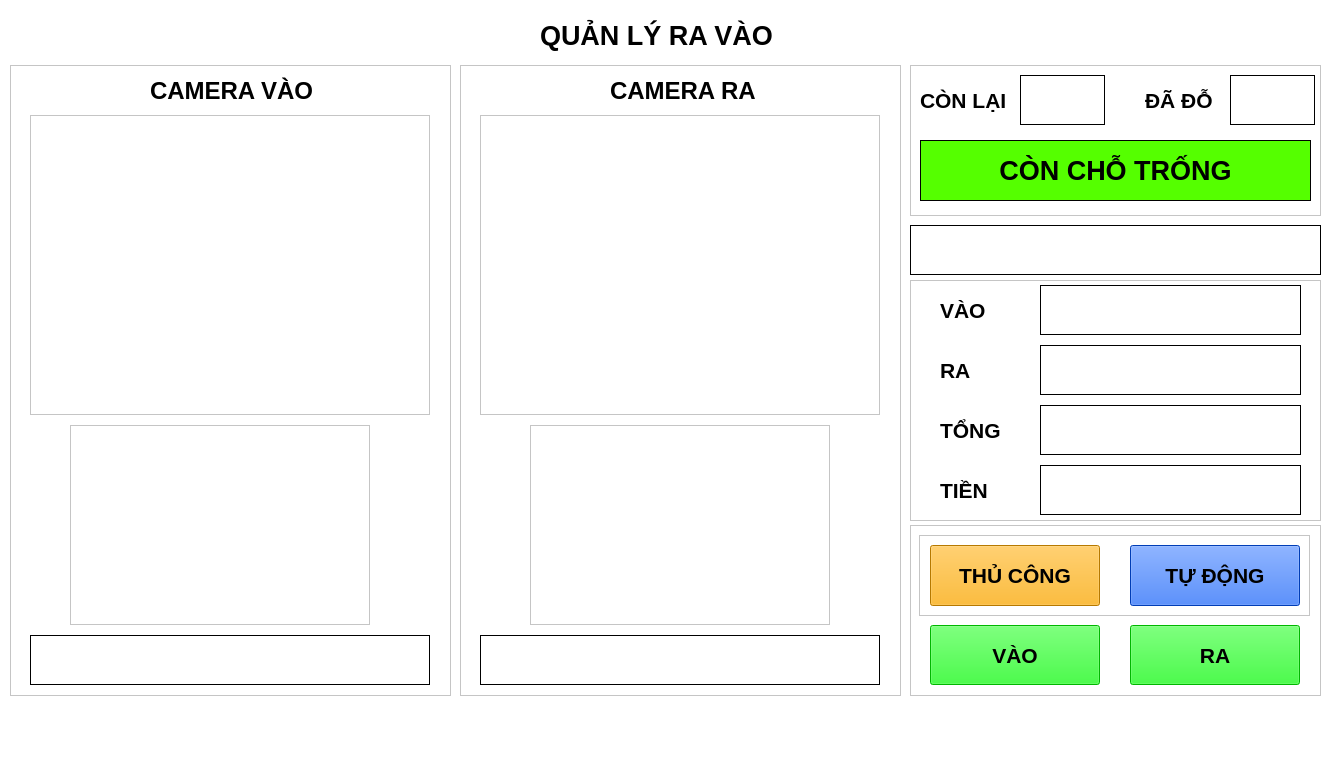
<?xml version="1.0" encoding="UTF-8"?>
<ui version="4.0">
 <class>MainWindow</class>
 <widget class="QMainWindow" name="MainWindow">
  <property name="windowModality">
   <enum>Qt::NonModal</enum>
  </property>
  <property name="geometry">
   <rect>
    <x>0</x>
    <y>0</y>
    <width>1327</width>
    <height>763</height>
   </rect>
  </property>
  <property name="minimumSize">
   <size>
    <width>0</width>
    <height>763</height>
   </size>
  </property>
  <property name="maximumSize">
   <size>
    <width>16777215</width>
    <height>763</height>
   </size>
  </property>
  <property name="font">
   <font>
    <family>Arial</family>
    <pointsize>14</pointsize>
   </font>
  </property>
  <property name="mouseTracking">
   <bool>false</bool>
  </property>
  <property name="contextMenuPolicy">
   <enum>Qt::DefaultContextMenu</enum>
  </property>
  <property name="windowTitle">
   <string>MainWindow</string>
  </property>
  <property name="windowOpacity">
   <double>1.000000000000000</double>
  </property>
  <property name="autoFillBackground">
   <bool>false</bool>
  </property>
  <property name="styleSheet">
   <string notr="true">background-color: rgb(255, 255, 255);</string>
  </property>
  <widget class="QWidget" name="centralwidget">
   <widget class="QLabel" name="ht_matdo_3">
    <property name="geometry">
     <rect>
      <x>0</x>
      <y>0</y>
      <width>1321</width>
      <height>61</height>
     </rect>
    </property>
    <property name="font">
     <font>
      <family>Arial</family>
      <pointsize>22</pointsize>
      <weight>75</weight>
      <bold>true</bold>
     </font>
    </property>
    <property name="styleSheet">
     <string notr="true">background-color: #ffffff;</string>
    </property>
    <property name="frameShape">
     <enum>QFrame::NoFrame</enum>
    </property>
    <property name="text">
     <string/>
    </property>
   </widget>
   <widget class="QLabel" name="label_10">
    <property name="geometry">
     <rect>
      <x>540</x>
      <y>0</y>
      <width>241</width>
      <height>71</height>
     </rect>
    </property>
    <property name="font">
     <font>
      <family>Arial</family>
      <pointsize>20</pointsize>
      <weight>75</weight>
      <italic>false</italic>
      <bold>true</bold>
     </font>
    </property>
    <property name="styleSheet">
     <string notr="true">background-color:  #ffffff;</string>
    </property>
    <property name="text">
     <string>QUẢN LÝ RA VÀO</string>
    </property>
   </widget>
   <widget class="QLabel" name="image_chup_3">
    <property name="enabled">
     <bool>true</bool>
    </property>
    <property name="geometry">
     <rect>
      <x>910</x>
      <y>280</y>
      <width>411</width>
      <height>241</height>
     </rect>
    </property>
    <property name="font">
     <font>
      <family>Arial</family>
      <pointsize>16</pointsize>
      <weight>50</weight>
      <bold>false</bold>
     </font>
    </property>
    <property name="focusPolicy">
     <enum>Qt::NoFocus</enum>
    </property>
    <property name="contextMenuPolicy">
     <enum>Qt::DefaultContextMenu</enum>
    </property>
    <property name="layoutDirection">
     <enum>Qt::LeftToRight</enum>
    </property>
    <property name="autoFillBackground">
     <bool>false</bool>
    </property>
    <property name="frameShape">
     <enum>QFrame::StyledPanel</enum>
    </property>
    <property name="frameShadow">
     <enum>QFrame::Raised</enum>
    </property>
    <property name="lineWidth">
     <number>3</number>
    </property>
    <property name="text">
     <string/>
    </property>
    <property name="scaledContents">
     <bool>true</bool>
    </property>
    <property name="wordWrap">
     <bool>false</bool>
    </property>
   </widget>
   <widget class="QLabel" name="image_chup_5">
    <property name="enabled">
     <bool>true</bool>
    </property>
    <property name="geometry">
     <rect>
      <x>910</x>
      <y>525</y>
      <width>411</width>
      <height>171</height>
     </rect>
    </property>
    <property name="font">
     <font>
      <family>Arial</family>
      <pointsize>18</pointsize>
      <weight>50</weight>
      <bold>false</bold>
     </font>
    </property>
    <property name="focusPolicy">
     <enum>Qt::NoFocus</enum>
    </property>
    <property name="contextMenuPolicy">
     <enum>Qt::DefaultContextMenu</enum>
    </property>
    <property name="layoutDirection">
     <enum>Qt::LeftToRight</enum>
    </property>
    <property name="autoFillBackground">
     <bool>false</bool>
    </property>
    <property name="frameShape">
     <enum>QFrame::StyledPanel</enum>
    </property>
    <property name="frameShadow">
     <enum>QFrame::Raised</enum>
    </property>
    <property name="lineWidth">
     <number>3</number>
    </property>
    <property name="text">
     <string/>
    </property>
    <property name="scaledContents">
     <bool>true</bool>
    </property>
    <property name="wordWrap">
     <bool>false</bool>
    </property>
   </widget>
   <widget class="QPushButton" name="BT_VAO">
    <property name="geometry">
     <rect>
      <x>930</x>
      <y>625</y>
      <width>170</width>
      <height>60</height>
     </rect>
    </property>
    <property name="font">
     <font>
      <family>Arial</family>
      <pointsize>16</pointsize>
      <weight>75</weight>
      <bold>true</bold>
     </font>
    </property>
    <property name="layoutDirection">
     <enum>Qt::LeftToRight</enum>
    </property>
    <property name="autoFillBackground">
     <bool>false</bool>
    </property>
    <property name="styleSheet">
     <string notr="true">color: rgb(0, 0, 0);
background-color: rgb(0, 255, 0);</string>
    </property>
    <property name="text">
     <string>VÀO</string>
    </property>
   </widget>
   <widget class="QPushButton" name="BT_RA">
    <property name="geometry">
     <rect>
      <x>1130</x>
      <y>625</y>
      <width>170</width>
      <height>60</height>
     </rect>
    </property>
    <property name="font">
     <font>
      <family>Arial</family>
      <pointsize>16</pointsize>
      <weight>75</weight>
      <bold>true</bold>
     </font>
    </property>
    <property name="layoutDirection">
     <enum>Qt::LeftToRight</enum>
    </property>
    <property name="autoFillBackground">
     <bool>false</bool>
    </property>
    <property name="styleSheet">
     <string notr="true">color: rgb(0, 0, 0);
background-color: rgb(0, 255, 0);</string>
    </property>
    <property name="text">
     <string>RA</string>
    </property>
   </widget>
   <widget class="QLabel" name="lb_mode">
    <property name="enabled">
     <bool>true</bool>
    </property>
    <property name="geometry">
     <rect>
      <x>919</x>
      <y>535</y>
      <width>391</width>
      <height>81</height>
     </rect>
    </property>
    <property name="font">
     <font>
      <family>Arial</family>
      <pointsize>18</pointsize>
      <weight>50</weight>
      <bold>false</bold>
     </font>
    </property>
    <property name="focusPolicy">
     <enum>Qt::NoFocus</enum>
    </property>
    <property name="contextMenuPolicy">
     <enum>Qt::DefaultContextMenu</enum>
    </property>
    <property name="layoutDirection">
     <enum>Qt::LeftToRight</enum>
    </property>
    <property name="autoFillBackground">
     <bool>false</bool>
    </property>
    <property name="frameShape">
     <enum>QFrame::StyledPanel</enum>
    </property>
    <property name="frameShadow">
     <enum>QFrame::Raised</enum>
    </property>
    <property name="lineWidth">
     <number>3</number>
    </property>
    <property name="text">
     <string/>
    </property>
    <property name="scaledContents">
     <bool>true</bool>
    </property>
    <property name="wordWrap">
     <bool>false</bool>
    </property>
   </widget>
   <widget class="QPushButton" name="BT_AUTO">
    <property name="geometry">
     <rect>
      <x>1130</x>
      <y>545</y>
      <width>170</width>
      <height>61</height>
     </rect>
    </property>
    <property name="font">
     <font>
      <family>Arial</family>
      <pointsize>16</pointsize>
      <weight>75</weight>
      <bold>true</bold>
     </font>
    </property>
    <property name="layoutDirection">
     <enum>Qt::LeftToRight</enum>
    </property>
    <property name="autoFillBackground">
     <bool>false</bool>
    </property>
    <property name="styleSheet">
     <string notr="true">color: rgb(0, 0, 0);
background-color: rgb(0, 85, 255);</string>
    </property>
    <property name="text">
     <string>TỰ ĐỘNG</string>
    </property>
   </widget>
   <widget class="QPushButton" name="BT_MAN">
    <property name="geometry">
     <rect>
      <x>930</x>
      <y>545</y>
      <width>170</width>
      <height>61</height>
     </rect>
    </property>
    <property name="font">
     <font>
      <family>Arial</family>
      <pointsize>16</pointsize>
      <weight>75</weight>
      <bold>true</bold>
     </font>
    </property>
    <property name="layoutDirection">
     <enum>Qt::LeftToRight</enum>
    </property>
    <property name="autoFillBackground">
     <bool>false</bool>
    </property>
    <property name="styleSheet">
     <string notr="true">color: rgb(0, 0, 0);
background-color: rgb(255, 170, 0);</string>
    </property>
    <property name="text">
     <string>THỦ CÔNG</string>
    </property>
   </widget>
   <widget class="QLabel" name="image_chup_4">
    <property name="enabled">
     <bool>true</bool>
    </property>
    <property name="geometry">
     <rect>
      <x>10</x>
      <y>65</y>
      <width>441</width>
      <height>631</height>
     </rect>
    </property>
    <property name="font">
     <font>
      <family>Arial</family>
      <pointsize>18</pointsize>
      <weight>50</weight>
      <bold>false</bold>
     </font>
    </property>
    <property name="focusPolicy">
     <enum>Qt::NoFocus</enum>
    </property>
    <property name="contextMenuPolicy">
     <enum>Qt::DefaultContextMenu</enum>
    </property>
    <property name="layoutDirection">
     <enum>Qt::LeftToRight</enum>
    </property>
    <property name="autoFillBackground">
     <bool>false</bool>
    </property>
    <property name="frameShape">
     <enum>QFrame::StyledPanel</enum>
    </property>
    <property name="frameShadow">
     <enum>QFrame::Raised</enum>
    </property>
    <property name="lineWidth">
     <number>3</number>
    </property>
    <property name="text">
     <string/>
    </property>
    <property name="scaledContents">
     <bool>true</bool>
    </property>
    <property name="wordWrap">
     <bool>false</bool>
    </property>
   </widget>
   <widget class="QLabel" name="lb_vid">
    <property name="enabled">
     <bool>true</bool>
    </property>
    <property name="geometry">
     <rect>
      <x>30</x>
      <y>115</y>
      <width>400</width>
      <height>300</height>
     </rect>
    </property>
    <property name="font">
     <font>
      <family>Arial</family>
      <pointsize>18</pointsize>
      <weight>50</weight>
      <bold>false</bold>
     </font>
    </property>
    <property name="focusPolicy">
     <enum>Qt::NoFocus</enum>
    </property>
    <property name="contextMenuPolicy">
     <enum>Qt::DefaultContextMenu</enum>
    </property>
    <property name="layoutDirection">
     <enum>Qt::LeftToRight</enum>
    </property>
    <property name="autoFillBackground">
     <bool>false</bool>
    </property>
    <property name="frameShape">
     <enum>QFrame::StyledPanel</enum>
    </property>
    <property name="frameShadow">
     <enum>QFrame::Raised</enum>
    </property>
    <property name="lineWidth">
     <number>3</number>
    </property>
    <property name="text">
     <string/>
    </property>
    <property name="scaledContents">
     <bool>true</bool>
    </property>
    <property name="alignment">
     <set>Qt::AlignCenter</set>
    </property>
    <property name="wordWrap">
     <bool>false</bool>
    </property>
   </widget>
   <widget class="QLabel" name="lb_bien">
    <property name="enabled">
     <bool>true</bool>
    </property>
    <property name="geometry">
     <rect>
      <x>70</x>
      <y>425</y>
      <width>300</width>
      <height>200</height>
     </rect>
    </property>
    <property name="font">
     <font>
      <family>Arial</family>
      <pointsize>18</pointsize>
      <weight>50</weight>
      <bold>false</bold>
     </font>
    </property>
    <property name="focusPolicy">
     <enum>Qt::NoFocus</enum>
    </property>
    <property name="contextMenuPolicy">
     <enum>Qt::DefaultContextMenu</enum>
    </property>
    <property name="layoutDirection">
     <enum>Qt::LeftToRight</enum>
    </property>
    <property name="autoFillBackground">
     <bool>false</bool>
    </property>
    <property name="frameShape">
     <enum>QFrame::StyledPanel</enum>
    </property>
    <property name="frameShadow">
     <enum>QFrame::Raised</enum>
    </property>
    <property name="lineWidth">
     <number>3</number>
    </property>
    <property name="text">
     <string/>
    </property>
    <property name="scaledContents">
     <bool>true</bool>
    </property>
    <property name="alignment">
     <set>Qt::AlignCenter</set>
    </property>
    <property name="wordWrap">
     <bool>false</bool>
    </property>
   </widget>
   <widget class="QLabel" name="image_chup_7">
    <property name="enabled">
     <bool>true</bool>
    </property>
    <property name="geometry">
     <rect>
      <x>460</x>
      <y>65</y>
      <width>441</width>
      <height>631</height>
     </rect>
    </property>
    <property name="font">
     <font>
      <family>Arial</family>
      <pointsize>18</pointsize>
      <weight>50</weight>
      <bold>false</bold>
     </font>
    </property>
    <property name="focusPolicy">
     <enum>Qt::NoFocus</enum>
    </property>
    <property name="contextMenuPolicy">
     <enum>Qt::DefaultContextMenu</enum>
    </property>
    <property name="layoutDirection">
     <enum>Qt::LeftToRight</enum>
    </property>
    <property name="autoFillBackground">
     <bool>false</bool>
    </property>
    <property name="frameShape">
     <enum>QFrame::StyledPanel</enum>
    </property>
    <property name="frameShadow">
     <enum>QFrame::Raised</enum>
    </property>
    <property name="lineWidth">
     <number>3</number>
    </property>
    <property name="text">
     <string/>
    </property>
    <property name="scaledContents">
     <bool>true</bool>
    </property>
    <property name="wordWrap">
     <bool>false</bool>
    </property>
   </widget>
   <widget class="QLabel" name="lb_bien2">
    <property name="enabled">
     <bool>true</bool>
    </property>
    <property name="geometry">
     <rect>
      <x>530</x>
      <y>425</y>
      <width>300</width>
      <height>200</height>
     </rect>
    </property>
    <property name="font">
     <font>
      <family>Arial</family>
      <pointsize>18</pointsize>
      <weight>50</weight>
      <bold>false</bold>
     </font>
    </property>
    <property name="focusPolicy">
     <enum>Qt::NoFocus</enum>
    </property>
    <property name="contextMenuPolicy">
     <enum>Qt::DefaultContextMenu</enum>
    </property>
    <property name="layoutDirection">
     <enum>Qt::LeftToRight</enum>
    </property>
    <property name="autoFillBackground">
     <bool>false</bool>
    </property>
    <property name="frameShape">
     <enum>QFrame::StyledPanel</enum>
    </property>
    <property name="frameShadow">
     <enum>QFrame::Raised</enum>
    </property>
    <property name="lineWidth">
     <number>3</number>
    </property>
    <property name="text">
     <string/>
    </property>
    <property name="scaledContents">
     <bool>true</bool>
    </property>
    <property name="alignment">
     <set>Qt::AlignCenter</set>
    </property>
    <property name="wordWrap">
     <bool>false</bool>
    </property>
   </widget>
   <widget class="QLabel" name="lb_vid2">
    <property name="enabled">
     <bool>true</bool>
    </property>
    <property name="geometry">
     <rect>
      <x>480</x>
      <y>115</y>
      <width>400</width>
      <height>300</height>
     </rect>
    </property>
    <property name="font">
     <font>
      <family>Arial</family>
      <pointsize>18</pointsize>
      <weight>50</weight>
      <bold>false</bold>
     </font>
    </property>
    <property name="focusPolicy">
     <enum>Qt::NoFocus</enum>
    </property>
    <property name="contextMenuPolicy">
     <enum>Qt::DefaultContextMenu</enum>
    </property>
    <property name="layoutDirection">
     <enum>Qt::LeftToRight</enum>
    </property>
    <property name="autoFillBackground">
     <bool>false</bool>
    </property>
    <property name="frameShape">
     <enum>QFrame::StyledPanel</enum>
    </property>
    <property name="frameShadow">
     <enum>QFrame::Raised</enum>
    </property>
    <property name="lineWidth">
     <number>3</number>
    </property>
    <property name="text">
     <string/>
    </property>
    <property name="scaledContents">
     <bool>true</bool>
    </property>
    <property name="alignment">
     <set>Qt::AlignCenter</set>
    </property>
    <property name="wordWrap">
     <bool>false</bool>
    </property>
   </widget>
   <widget class="QLabel" name="label_12">
    <property name="geometry">
     <rect>
      <x>150</x>
      <y>75</y>
      <width>201</width>
      <height>31</height>
     </rect>
    </property>
    <property name="font">
     <font>
      <family>Arial</family>
      <pointsize>18</pointsize>
      <weight>75</weight>
      <italic>false</italic>
      <bold>true</bold>
     </font>
    </property>
    <property name="styleSheet">
     <string notr="true">background-color: rgb(255, 255, 255);

</string>
    </property>
    <property name="text">
     <string>CAMERA VÀO</string>
    </property>
   </widget>
   <widget class="QLabel" name="label_13">
    <property name="geometry">
     <rect>
      <x>610</x>
      <y>75</y>
      <width>201</width>
      <height>31</height>
     </rect>
    </property>
    <property name="font">
     <font>
      <family>Arial</family>
      <pointsize>18</pointsize>
      <weight>75</weight>
      <italic>false</italic>
      <bold>true</bold>
     </font>
    </property>
    <property name="styleSheet">
     <string notr="true">background-color: rgb(255, 255, 255);

</string>
    </property>
    <property name="text">
     <string>CAMERA RA</string>
    </property>
   </widget>
   <widget class="QLabel" name="lb_tgian">
    <property name="geometry">
     <rect>
      <x>910</x>
      <y>225</y>
      <width>411</width>
      <height>50</height>
     </rect>
    </property>
    <property name="font">
     <font>
      <family>Arial</family>
      <pointsize>20</pointsize>
      <weight>75</weight>
      <bold>true</bold>
     </font>
    </property>
    <property name="styleSheet">
     <string notr="true">background-color: rgb(255, 255, 255);</string>
    </property>
    <property name="frameShape">
     <enum>QFrame::Panel</enum>
    </property>
    <property name="text">
     <string/>
    </property>
    <property name="alignment">
     <set>Qt::AlignCenter</set>
    </property>
   </widget>
   <widget class="QLabel" name="lb_tgian_vao">
    <property name="geometry">
     <rect>
      <x>1040</x>
      <y>285</y>
      <width>261</width>
      <height>50</height>
     </rect>
    </property>
    <property name="font">
     <font>
      <family>Arial</family>
      <pointsize>18</pointsize>
      <weight>75</weight>
      <bold>true</bold>
     </font>
    </property>
    <property name="styleSheet">
     <string notr="true">background-color: rgb(255, 255, 255);</string>
    </property>
    <property name="frameShape">
     <enum>QFrame::Panel</enum>
    </property>
    <property name="text">
     <string/>
    </property>
    <property name="alignment">
     <set>Qt::AlignCenter</set>
    </property>
   </widget>
   <widget class="QLabel" name="label_14">
    <property name="geometry">
     <rect>
      <x>940</x>
      <y>290</y>
      <width>81</width>
      <height>41</height>
     </rect>
    </property>
    <property name="font">
     <font>
      <family>Arial</family>
      <pointsize>16</pointsize>
      <weight>75</weight>
      <italic>false</italic>
      <bold>true</bold>
     </font>
    </property>
    <property name="styleSheet">
     <string notr="true">background-color: rgb(255, 255, 255);

</string>
    </property>
    <property name="text">
     <string>VÀO</string>
    </property>
   </widget>
   <widget class="QLabel" name="lb_tgian_ra">
    <property name="geometry">
     <rect>
      <x>1040</x>
      <y>345</y>
      <width>261</width>
      <height>50</height>
     </rect>
    </property>
    <property name="font">
     <font>
      <family>Arial</family>
      <pointsize>18</pointsize>
      <weight>75</weight>
      <bold>true</bold>
     </font>
    </property>
    <property name="styleSheet">
     <string notr="true">background-color: rgb(255, 255, 255);</string>
    </property>
    <property name="frameShape">
     <enum>QFrame::Panel</enum>
    </property>
    <property name="text">
     <string/>
    </property>
    <property name="alignment">
     <set>Qt::AlignCenter</set>
    </property>
   </widget>
   <widget class="QLabel" name="label_15">
    <property name="geometry">
     <rect>
      <x>940</x>
      <y>350</y>
      <width>81</width>
      <height>41</height>
     </rect>
    </property>
    <property name="font">
     <font>
      <family>Arial</family>
      <pointsize>16</pointsize>
      <weight>75</weight>
      <italic>false</italic>
      <bold>true</bold>
     </font>
    </property>
    <property name="styleSheet">
     <string notr="true">background-color: rgb(255, 255, 255);

</string>
    </property>
    <property name="text">
     <string>RA</string>
    </property>
   </widget>
   <widget class="QLabel" name="lb_tgian_gui">
    <property name="geometry">
     <rect>
      <x>1040</x>
      <y>405</y>
      <width>261</width>
      <height>50</height>
     </rect>
    </property>
    <property name="font">
     <font>
      <family>Arial</family>
      <pointsize>18</pointsize>
      <weight>75</weight>
      <bold>true</bold>
     </font>
    </property>
    <property name="styleSheet">
     <string notr="true">background-color: rgb(255, 255, 255);</string>
    </property>
    <property name="frameShape">
     <enum>QFrame::Panel</enum>
    </property>
    <property name="text">
     <string/>
    </property>
    <property name="alignment">
     <set>Qt::AlignCenter</set>
    </property>
   </widget>
   <widget class="QLabel" name="label_16">
    <property name="geometry">
     <rect>
      <x>940</x>
      <y>410</y>
      <width>91</width>
      <height>41</height>
     </rect>
    </property>
    <property name="font">
     <font>
      <family>Arial</family>
      <pointsize>16</pointsize>
      <weight>75</weight>
      <italic>false</italic>
      <bold>true</bold>
     </font>
    </property>
    <property name="styleSheet">
     <string notr="true">background-color: rgb(255, 255, 255);

</string>
    </property>
    <property name="text">
     <string>TỔNG</string>
    </property>
   </widget>
   <widget class="QLabel" name="lb_tien">
    <property name="geometry">
     <rect>
      <x>1040</x>
      <y>465</y>
      <width>261</width>
      <height>50</height>
     </rect>
    </property>
    <property name="font">
     <font>
      <family>Arial</family>
      <pointsize>18</pointsize>
      <weight>75</weight>
      <bold>true</bold>
     </font>
    </property>
    <property name="styleSheet">
     <string notr="true">background-color: rgb(255, 255, 255);</string>
    </property>
    <property name="frameShape">
     <enum>QFrame::Panel</enum>
    </property>
    <property name="text">
     <string/>
    </property>
    <property name="alignment">
     <set>Qt::AlignCenter</set>
    </property>
   </widget>
   <widget class="QLabel" name="label_17">
    <property name="geometry">
     <rect>
      <x>940</x>
      <y>470</y>
      <width>91</width>
      <height>41</height>
     </rect>
    </property>
    <property name="font">
     <font>
      <family>Arial</family>
      <pointsize>16</pointsize>
      <weight>75</weight>
      <italic>false</italic>
      <bold>true</bold>
     </font>
    </property>
    <property name="styleSheet">
     <string notr="true">background-color: rgb(255, 255, 255);

</string>
    </property>
    <property name="text">
     <string>TIỀN</string>
    </property>
   </widget>
   <widget class="QLabel" name="lb_bien_vao">
    <property name="geometry">
     <rect>
      <x>30</x>
      <y>635</y>
      <width>400</width>
      <height>50</height>
     </rect>
    </property>
    <property name="font">
     <font>
      <family>Arial</family>
      <pointsize>20</pointsize>
      <weight>75</weight>
      <bold>true</bold>
     </font>
    </property>
    <property name="styleSheet">
     <string notr="true">background-color: rgb(255, 255, 255);</string>
    </property>
    <property name="frameShape">
     <enum>QFrame::Panel</enum>
    </property>
    <property name="text">
     <string/>
    </property>
    <property name="alignment">
     <set>Qt::AlignCenter</set>
    </property>
   </widget>
   <widget class="QLabel" name="lb_bien_ra">
    <property name="geometry">
     <rect>
      <x>480</x>
      <y>635</y>
      <width>400</width>
      <height>50</height>
     </rect>
    </property>
    <property name="font">
     <font>
      <family>Arial</family>
      <pointsize>20</pointsize>
      <weight>75</weight>
      <bold>true</bold>
     </font>
    </property>
    <property name="styleSheet">
     <string notr="true">background-color: rgb(255, 255, 255);</string>
    </property>
    <property name="frameShape">
     <enum>QFrame::Panel</enum>
    </property>
    <property name="text">
     <string/>
    </property>
    <property name="alignment">
     <set>Qt::AlignCenter</set>
    </property>
   </widget>
   <widget class="QLabel" name="image_chup_8">
    <property name="enabled">
     <bool>true</bool>
    </property>
    <property name="geometry">
     <rect>
      <x>910</x>
      <y>65</y>
      <width>411</width>
      <height>151</height>
     </rect>
    </property>
    <property name="font">
     <font>
      <family>Arial</family>
      <pointsize>18</pointsize>
      <weight>50</weight>
      <bold>false</bold>
     </font>
    </property>
    <property name="focusPolicy">
     <enum>Qt::NoFocus</enum>
    </property>
    <property name="contextMenuPolicy">
     <enum>Qt::DefaultContextMenu</enum>
    </property>
    <property name="layoutDirection">
     <enum>Qt::LeftToRight</enum>
    </property>
    <property name="autoFillBackground">
     <bool>false</bool>
    </property>
    <property name="frameShape">
     <enum>QFrame::StyledPanel</enum>
    </property>
    <property name="frameShadow">
     <enum>QFrame::Raised</enum>
    </property>
    <property name="lineWidth">
     <number>3</number>
    </property>
    <property name="text">
     <string/>
    </property>
    <property name="scaledContents">
     <bool>true</bool>
    </property>
    <property name="wordWrap">
     <bool>false</bool>
    </property>
   </widget>
   <widget class="QLabel" name="label_11">
    <property name="geometry">
     <rect>
      <x>920</x>
      <y>80</y>
      <width>101</width>
      <height>41</height>
     </rect>
    </property>
    <property name="font">
     <font>
      <family>Arial</family>
      <pointsize>16</pointsize>
      <weight>75</weight>
      <italic>false</italic>
      <bold>true</bold>
     </font>
    </property>
    <property name="styleSheet">
     <string notr="true">background-color: rgb(255, 255, 255);

</string>
    </property>
    <property name="text">
     <string>CÒN LẠI</string>
    </property>
   </widget>
   <widget class="QLabel" name="lb_con_lai">
    <property name="geometry">
     <rect>
      <x>1020</x>
      <y>75</y>
      <width>85</width>
      <height>50</height>
     </rect>
    </property>
    <property name="font">
     <font>
      <family>Arial</family>
      <pointsize>20</pointsize>
      <weight>75</weight>
      <bold>true</bold>
     </font>
    </property>
    <property name="styleSheet">
     <string notr="true">background-color: rgb(255, 255, 255);</string>
    </property>
    <property name="frameShape">
     <enum>QFrame::Panel</enum>
    </property>
    <property name="text">
     <string/>
    </property>
    <property name="alignment">
     <set>Qt::AlignCenter</set>
    </property>
   </widget>
   <widget class="QLabel" name="label_18">
    <property name="geometry">
     <rect>
      <x>1145</x>
      <y>80</y>
      <width>91</width>
      <height>41</height>
     </rect>
    </property>
    <property name="font">
     <font>
      <family>Arial</family>
      <pointsize>16</pointsize>
      <weight>75</weight>
      <italic>false</italic>
      <bold>true</bold>
     </font>
    </property>
    <property name="styleSheet">
     <string notr="true">background-color: rgb(255, 255, 255);

</string>
    </property>
    <property name="text">
     <string>ĐÃ ĐỖ</string>
    </property>
   </widget>
   <widget class="QLabel" name="lb_so_xe">
    <property name="geometry">
     <rect>
      <x>1230</x>
      <y>75</y>
      <width>85</width>
      <height>50</height>
     </rect>
    </property>
    <property name="font">
     <font>
      <family>Arial</family>
      <pointsize>20</pointsize>
      <weight>75</weight>
      <bold>true</bold>
     </font>
    </property>
    <property name="styleSheet">
     <string notr="true">background-color: rgb(255, 255, 255);</string>
    </property>
    <property name="frameShape">
     <enum>QFrame::Panel</enum>
    </property>
    <property name="text">
     <string/>
    </property>
    <property name="alignment">
     <set>Qt::AlignCenter</set>
    </property>
   </widget>
   <widget class="QLabel" name="lb_tb">
    <property name="geometry">
     <rect>
      <x>920</x>
      <y>140</y>
      <width>391</width>
      <height>61</height>
     </rect>
    </property>
    <property name="font">
     <font>
      <family>Arial</family>
      <pointsize>20</pointsize>
      <weight>75</weight>
      <italic>false</italic>
      <bold>true</bold>
     </font>
    </property>
    <property name="styleSheet">
     <string notr="true">background-color: rgb(85, 255, 0);

</string>
    </property>
    <property name="frameShape">
     <enum>QFrame::Panel</enum>
    </property>
    <property name="text">
     <string>CÒN CHỖ TRỐNG</string>
    </property>
    <property name="alignment">
     <set>Qt::AlignCenter</set>
    </property>
   </widget>
  </widget>
  <widget class="QMenuBar" name="menubar">
   <property name="geometry">
    <rect>
     <x>0</x>
     <y>0</y>
     <width>1327</width>
     <height>21</height>
    </rect>
   </property>
  </widget>
  <widget class="QStatusBar" name="statusbar"/>
 </widget>
 <resources/>
 <connections/>
</ui>
